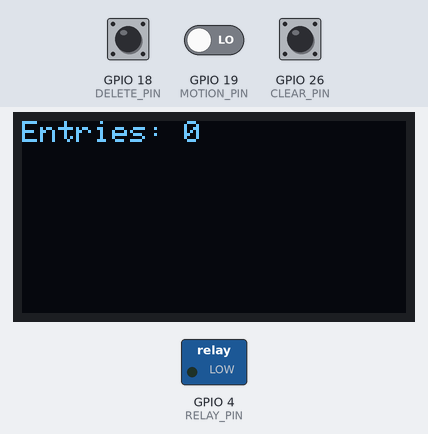
Simulated run of this sketch. Board: ESP32. Shown: 128×64 one-colour display, switched loads named in the sketch (green lamp = pin HIGH). The inputs (shaded band) are chosen by the test bench; at power-on: GPIO 19 (MOTION_PIN) LOW, GPIO 18 (DELETE_PIN) HIGH, GPIO 26 (CLEAR_PIN) HIGH. What the sketch prints to the serial monitor is not drawn.

Above: at 1.2 s.
1.3 s: GPIO 19 (MOTION_PIN) driven HIGH
At 2.9 s:
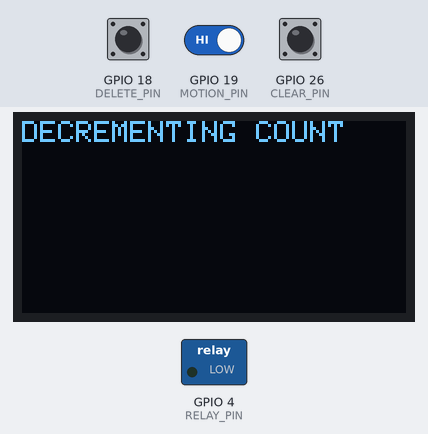
At 4.4 s:
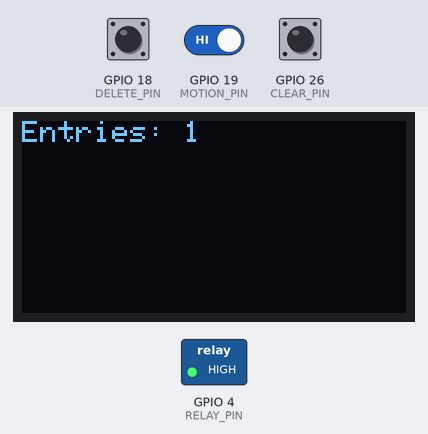
9.2 s: GPIO 18 (DELETE_PIN) pulled LOW for 3 s
15.8 s: GPIO 19 (MOTION_PIN) driven LOW
At 21.2 s:
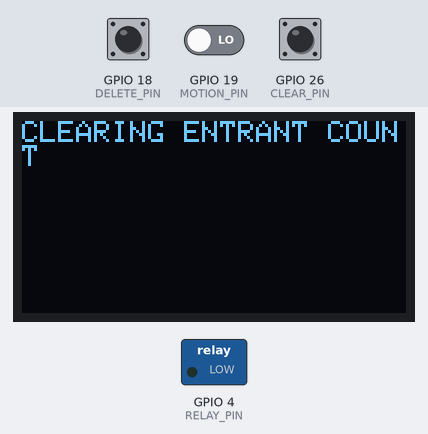
Timing chart, 0 to 22.7 s (numbered marks = the images above; inputs shaded):
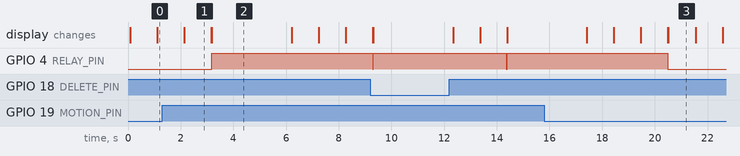

Measured:
- after the input at 1.3 s, GPIO 4 (RELAY_PIN): LOW → HIGH after 1.9 s; the display: first differs from a run without the input after 1.9 s (image 2)
- after the input at 15.8 s, GPIO 4 (RELAY_PIN): goes on until 20.5 s, then stays LOW
- what the display in image 1 shows lasts 1.1 s, from 2.1 s to 3.2 s
- what the display in image 2 shows lasts 3.0 s, from 3.2 s to 6.2 s

The sketch:

sketch.ino
```cpp
#include <SPI.h>
#include <Wire.h>
#include <Adafruit_GFX.h>
#include <Adafruit_SSD1306.h>

#define SCREEN_WIDTH 128
#define SCREEN_HEIGHT 64

#define OLED_RESET -1
Adafruit_SSD1306 display(SCREEN_WIDTH, SCREEN_HEIGHT, &Wire, OLED_RESET);

#define MOTION_PIN 19
#define CLEAR_PIN 26
#define DELETE_PIN 18
#define RELAY_PIN 4

int number_of_entrants = 0;

int currentMotion;
int prevMotion;

int clearInput;
int deleteInput;

unsigned long initialMillis;
unsigned long currentMillis;
const unsigned long sound_length = 1000;

bool checked = false;

void setup() {
  Serial.begin(9600);
  display.begin(SSD1306_SWITCHCAPVCC, 0x3C);
  display.clearDisplay();

  display.setTextSize(1);
  display.setTextColor(WHITE);
  display.setCursor(0, 0);
  display.print("Entries: ");
  display.println(number_of_entrants);
  display.display();

  pinMode(MOTION_PIN, INPUT);
  pinMode(CLEAR_PIN, INPUT_PULLUP);
  pinMode(DELETE_PIN, INPUT_PULLUP);
  pinMode(RELAY_PIN, OUTPUT);

  initialMillis = millis();
}

void loop() {
  currentMotion = digitalRead(MOTION_PIN);
  clearInput = digitalRead(CLEAR_PIN);
  deleteInput = digitalRead(DELETE_PIN);
  Serial.println(clearInput);

  if (digitalRead(RELAY_PIN) == HIGH) {
    currentMillis = millis();

    if (currentMillis - initialMillis >= sound_length) {
      digitalWrite(RELAY_PIN, LOW);
    }
  }

  if (prevMotion == LOW && currentMotion == HIGH && !checked) {
    number_of_entrants++;
    display.clearDisplay();
    display.setCursor(0, 0);
    display.print("Entries: ");
    display.println(number_of_entrants);
    display.display();

    digitalWrite(RELAY_PIN, HIGH);

    checked = true;
    delay(3000);
  }

  if (prevMotion == LOW && currentMotion == HIGH) {
    checked = false;
  }

  if (clearInput == HIGH) {
    number_of_entrants = 0;
    display.clearDisplay();
    display.setCursor(0, 0);
    display.print("CLEARING ENTRANT COUNT");
    display.display();

    delay(1000);

    display.clearDisplay();
    display.setCursor(0, 0);
    display.print("Entries: ");
    display.println(number_of_entrants);
    display.display();
    clearInput = LOW;
    delay(1000);
  }

  if (deleteInput == HIGH) {
    number_of_entrants--;
    if (number_of_entrants < 0) {
      number_of_entrants = 0;
    }

    display.clearDisplay();
    display.setCursor(0, 0);
    display.print("DECREMENTING COUNT");
    display.display();

    delay(1000);

    display.clearDisplay();
    display.setCursor(0, 0);
    display.print("Entries: ");
    display.println(number_of_entrants);
    display.display();
  }
}
```
